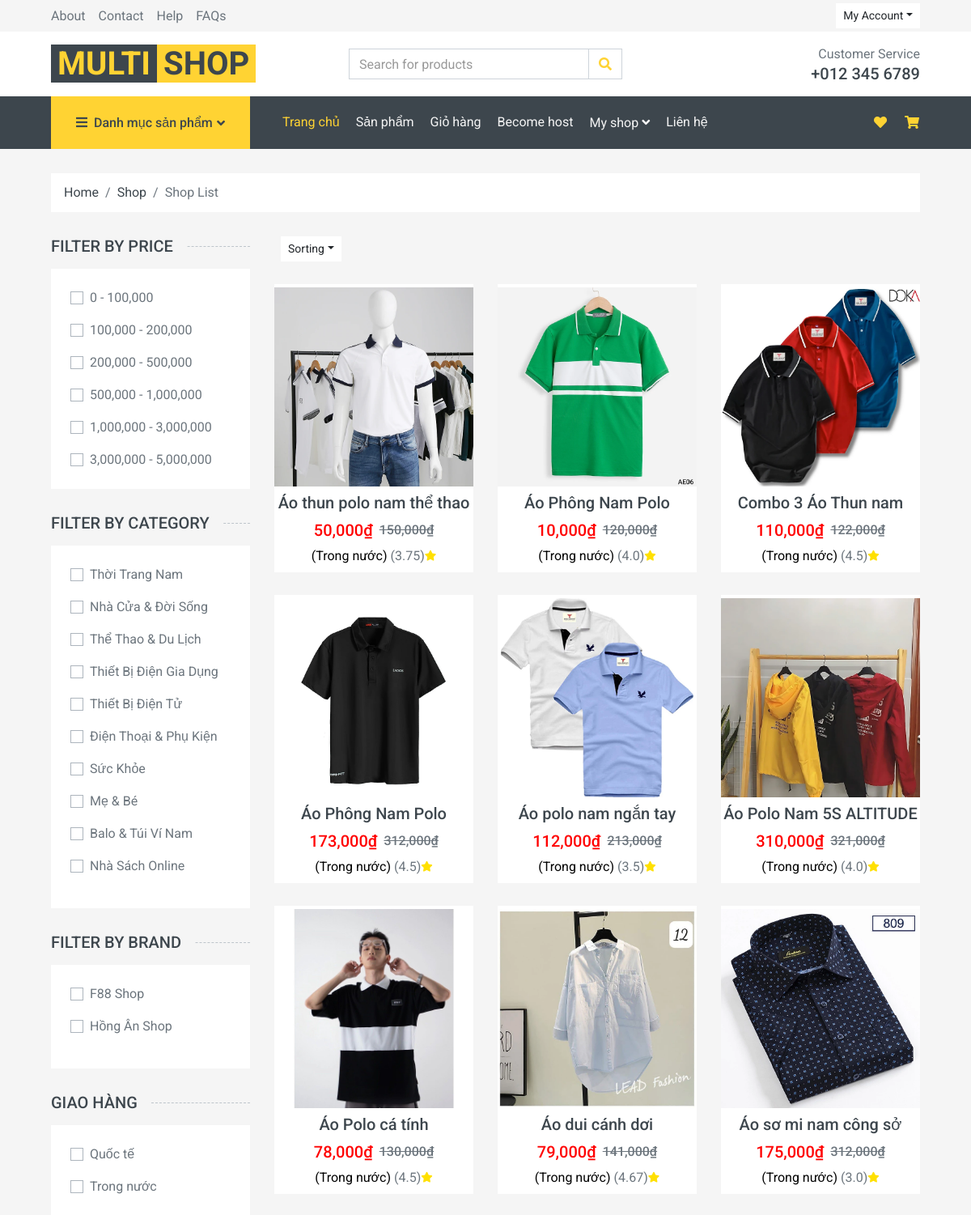
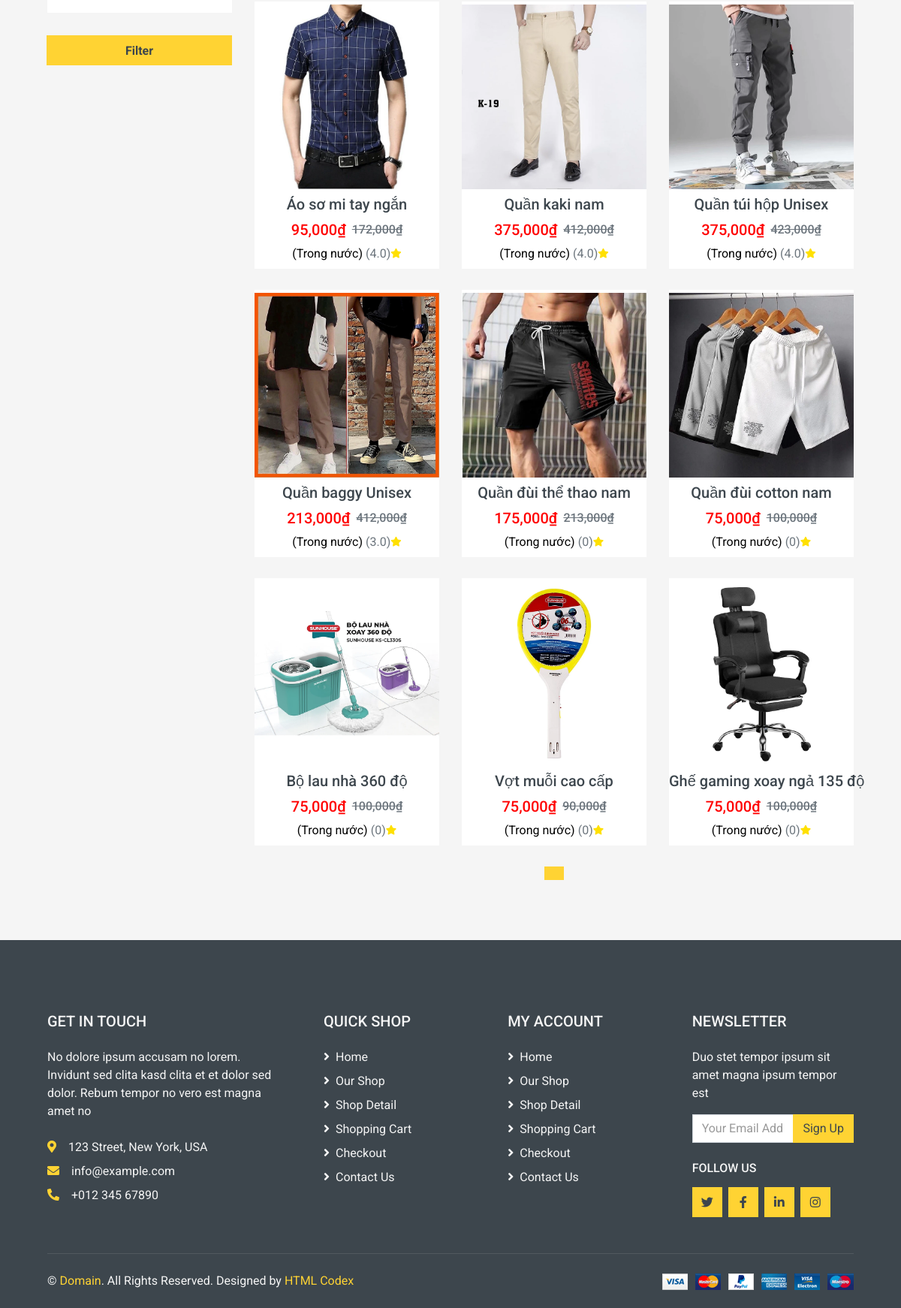
The app's page /filter with its own data (2 pictures, top to bottom).
### ecommerce/models.py (models this page shows)
class Category(models.Model):
    cate_id = models.AutoField(primary_key=True)
    cate_parent_id = models.IntegerField(blank=True, null=True)
    cate_name = models.TextField(blank=True, null=True)
    cate_description = models.TextField(blank=True, null=True)
    cate_status = models.BooleanField(blank=True, null=True)
    image_path = models.TextField(blank=True, null=True)
    class Meta:
        managed = True
        db_table = 'category'

class Shop(models.Model):
    user = models.ForeignKey(User, models.DO_NOTHING)
    shop_name = models.TextField(blank=True, null=True)
    shop_phone = models.TextField(blank=True, null=True)
    shop_address = models.TextField(blank=True, null=True)
    shop_email = models.TextField(blank=True, null=True)
    shop_type = models.TextField(blank=True, null=True)
    shop_description = models.TextField(blank=True, null=True)
    shop_image_path = models.TextField(blank=True, null=True)
    paypal= models.TextField(blank=True, null=True)
    class Meta:
        managed = True
        db_table = 'shop'

class Product(models.Model):
    product_id = models.AutoField(primary_key=True)
    cate_id = models.ForeignKey(Category, models.DO_NOTHING)
    product_name = models.TextField(blank=True, null=True)
    product_price = models.IntegerField(blank=True, null=True)
    product_price_new = models.IntegerField(blank=True, null=True)
    product_quantity = models.IntegerField(blank=True, null=True)
    product_detail = models.TextField(blank=True, null=True)
    product_status = models.BooleanField(blank=True, null=True)
    rate = models.TextField(blank=True, null=True)
    description = models.TextField(blank=True, null=True)
    information = models.TextField(blank=True, null=True)
    review = models.TextField(blank=True, null=True)
    image_path = models.TextField(blank=True, null=True)
    type = models.TextField(blank=True, null=True)
    class Meta:
        managed = True
        db_table = 'product'
    def calculate_average_rating(self):
        average_rating = Rating.objects.filter(product_id=self.product_id).aggregate(avg_rating=Avg('rating'))['avg_rating']
        if(average_rating == None):
            average_rating = 0
        self.rate = average_rating
        return average_rating

### ecommerce/views.py (the view)
# urls.py: path('filter', filter, name='filter'),
def filter(request):
    form = MyForm(request.POST)
    price_range = request.POST.getlist('price')
    ship = form.data.getlist('ship')
    shop = form.data.getlist('shop')
    category = form.data.getlist('category')
    prices = {
        'price0': (0, 100000),
        'price1': (100000, 200000),
        'price2': (200000, 500000),
        'price3': (500000, 1000000),
        'price4': (1000000, 3000000),
        'price5': (3000000, 5000000),
    }
    ships = {
        'trongnuoc': 'Trong nước',
        'quocte': 'Quốc tế'
    }
    categories = Category.objects.all()
    shops = Shop.objects.all()
    products = Product.objects.all()
    if(len(price_range) != 0):
        selected_values = price_range
        selected_prices = [prices[value] for value in selected_values]
        min_price = min([price[0] for price in selected_prices])
        max_price = max([price[1] for price in selected_prices])
        products = products.filter(product_price_new__gte=min_price, product_price_new__lte=max_price)
    if(len(category) != 0):
        products = products.filter(cate_id_id__in=category)
    if(len(shop) != 0):
        shopfilter = shops.filter(id__in = shop)
        product_ids = ShopDetail.objects.filter(shop_id__in=shopfilter.values_list('id', flat=True)).values_list('product_id', flat=True)
        products = products.filter(product_id__in=product_ids)
    if(len(ship) != 0):
        selected_values = ship
        selected_ship = [ships[value] for value in selected_values]
        products = products.filter(type__in=selected_ship)
    return render(request, 'home/shop.html', {'categories': categories, 'products': products, 'shops': shops})

### templates/home/shop.html (shortened to what this page needs)
{% extends "home/base.html" %}
{% load static %}
{% load custom_filter %}
{% block placeholder %}
    <div class="container-fluid">
        <div class="row px-xl-5">
            <div class="col-12">
                <nav class="breadcrumb bg-light mb-30">
                    <a class="breadcrumb-item text-dark" href="#">Home</a>
                    <a class="breadcrumb-item text-dark" href="#">Shop</a>
                    <span class="breadcrumb-item active">Shop List</span>
                </nav>
            </div>
        </div>
    </div>
    <div class="container-fluid">
        <div class="row px-xl-5">
            <div class="col-lg-3 col-md-8">
                <form method="post" action="/filter" id="filter-form">
                    <h5 class="section-title position-relative text-uppercase mb-3"><span class="bg-secondary pr-3">Filter by price</span></h5>
                    <div class="bg-light p-4 mb-30">
                        <div class="custom-control custom-checkbox d-flex align-items-center justify-content-between mb-3">
                            <label class="custom-control-label" for="price-0">0 - 100,000</label>
                        </div>
                            <div class="custom-control custom-checkbox d-flex align-items-center justify-content-between mb-3">
                                <label class="custom-control-label" for="price-1">100,000 - 200,000</label>
                            </div>
                            <div class="custom-control custom-checkbox d-flex align-items-center justify-content-between mb-3">
                                <label class="custom-control-label" for="price-2">200,000 - 500,000</label>
                            </div>
                            <div class="custom-control custom-checkbox d-flex align-items-center justify-content-between mb-3">
                                <label class="custom-control-label" for="price-3">500,000 - 1,000,000</label>
                            </div>
                            <div class="custom-control custom-checkbox d-flex align-items-center justify-content-between mb-3">
                                <label class="custom-control-label" for="price-4">1,000,000 - 3,000,000</label>
                            </div>
                            <div class="custom-control custom-checkbox d-flex align-items-center justify-content-between">
                                <label class="custom-control-label" for="price-5">3,000,000 - 5,000,000</label>
                            </div>
                    </div>
                    <h5 class="section-title position-relative text-uppercase mb-3"><span class="bg-secondary pr-3">Filter by category</span></h5>
                    <div class="bg-light p-4 mb-30">
                            {% for category in categories %}
                                <div class="custom-control custom-checkbox d-flex align-items-center justify-content-between mb-3">
                                    <label class="custom-control-label" for="category-{{ category.cate_id }}">{{ category.cate_name }}</label>
                                </div>
                            {% endfor %}
                    </div>
                    <h5 class="section-title position-relative text-uppercase mb-3"><span class="bg-secondary pr-3">Filter by brand</span></h5>
                    <div class="bg-light p-4 mb-30">
                            {% for shop in shops %}
                                <div class="custom-control custom-checkbox d-flex align-items-center justify-content-between mb-3">
                                    <label class="custom-control-label" for="shop-{{ shop.id }}">{{ shop.shop_name }}</label>
                                </div>
                            {% endfor %}
                    </div>
                    <h5 class="section-title position-relative text-uppercase mb-3"><span class="bg-secondary pr-3">Giao hàng</span></h5>
                    <div class="bg-light p-4 mb-30">
                            <div class="custom-control custom-checkbox d-flex align-items-center justify-content-between mb-3">
                                <label class="custom-control-label" for="quocte">Quốc tế</label>
                            </div>
                            <div class="custom-control custom-checkbox d-flex align-items-center justify-content-between mb-3">
                                <label class="custom-control-label" for="trongnuoc">Trong nước</label>
                            </div>
                    </div>
                    <div class="input-group-append">
                        <div class="btn btn-block btn-primary font-weight-bold pt-2" type="submit" id="filter_button">Filter</div>
                    </div>
                </form>
            </div>
            <div class="col-lg-9 col-md-8">
                <div class="row pb-3">
                    <div class="col-12 pb-1">
                        <div class="d-flex align-items-center justify-content-between mb-4">
                            <div class="ml-2">
                                <div class="btn-group">
                                    <button type="button" class="btn btn-sm btn-light dropdown-toggle" data-toggle="dropdown">Sorting</button>
                                </div>
                            </div>
                        </div>
                    </div>
                    {% for product in products|slice:":18" %}
                        <div class="col-lg-4 col-md-6 col-sm-6 pb-1">
                            <div class="product-item bg-light mb-4">
                                <div class="product-img position-relative overflow-hidden py-1">
                                    <img class="img-fluid w-100" src="{% static 'img/product/' %}{{ product.image_path }}" alt="">
                                    <div class="product-action">
                                    </div>
                                </div>
                                <div class="text-center py-1">
                                    <a class="h5 text-decoration-none text-truncate" href="/product/{{ product.product_id }}">{{product.product_name}}</a>
                                    <div class="d-flex align-items-center justify-content-center mt-2">
                                        <h5 style="color: red;">{{product.product_price_new|format_price}}₫</h5><h6 class="text-muted ml-2"><del>{{product.product_price|format_price}}₫</del></h6>
                                    </div>
                                    <div class="d-flex align-items-center justify-content-center mb-1">
                                        <a style="display: inline; color: black;" class="mr-1">({{product.type}})</a>
                                        <a style="display: inline;">({{ product.calculate_average_rating|round_rating }}) </a><small style="color: #ffe000;" class="fas fa-star"></small>
                                    </div>
                                </div>
                            </div>
                        </div>
                    {% endfor %}
                    <div class="col-12">
                        <nav>
                          <ul class="pagination justify-content-center">
                            <li class="page-item active"><a class="page-link" href="/{{type}}/{{ products.number }}">{{ products.number }}</a></li>
                          </ul>
                        </nav>
                    </div>
                </div>
            </div>
        </div>
    </div>
{% endblock %}

### records on screen
Category: cate_name "Thời Trang Nam"
Category: cate_name "Nhà Cửa & Đời Sống"
Category: cate_name "Thể Thao & Du Lịch"
Category: cate_name "Thiết Bị Điện Gia Dụng"
Category: cate_name "Thiết Bị Điện Tử"
Category: cate_name "Điện Thoại & Phụ Kiện"
Category: cate_name "Sức Khỏe"
Category: cate_name "Mẹ & Bé"
Category: cate_name "Balo & Túi Ví Nam"
Category: cate_name "Nhà Sách Online"
Shop: shop_name "F88 Shop"
Shop: shop_name "Hồng Ân Shop"
Product: image_path (picture), product_name "Áo thun polo nam thể thao", product_price_new "50,000", product_price "150,000", type "Trong nước", calculate_average_rating "3.75"
Product: image_path (picture), product_name "Áo Phông Nam Polo", product_price_new "10,000", product_price "120,000", type "Trong nước", calculate_average_rating "4.0"
Product: image_path (picture), product_name "Combo 3 Áo Thun nam", product_price_new "110,000", product_price "122,000", type "Trong nước", calculate_average_rating "4.5"
Product: image_path (picture), product_name "Áo Phông Nam Polo", product_price_new "173,000", product_price "312,000", type "Trong nước", calculate_average_rating "4.5"
Product: image_path (picture), product_name "Áo polo nam ngắn tay", product_price_new "112,000", product_price "213,000", type "Trong nước", calculate_average_rating "3.5"
Product: image_path (picture), product_name "Áo Polo Nam 5S ALTITUDE", product_price_new "310,000", product_price "321,000", type "Trong nước", calculate_average_rating "4.0"
Product: image_path (picture), product_name "Áo Polo cá tính", product_price_new "78,000", product_price "130,000", type "Trong nước", calculate_average_rating "4.5"
Product: image_path (picture), product_name "Áo dui cánh dơi", product_price_new "79,000", product_price "141,000", type "Trong nước", calculate_average_rating "4.67"
Product: image_path (picture), product_name "Áo sơ mi nam công sở", product_price_new "175,000", product_price "312,000", type "Trong nước", calculate_average_rating "3.0"
Product: image_path (picture), product_name "Áo sơ mi tay ngắn", product_price_new "95,000", product_price "172,000", type "Trong nước", calculate_average_rating "4.0"
Product: image_path (picture), product_name "Quần kaki nam", product_price_new "375,000", product_price "412,000", type "Trong nước", calculate_average_rating "4.0"
Product: image_path (picture), product_name "Quần túi hộp Unisex", product_price_new "375,000", product_price "423,000", type "Trong nước", calculate_average_rating "4.0"
Product: image_path (picture), product_name "Quần baggy Unisex", product_price_new "213,000", product_price "412,000", type "Trong nước", calculate_average_rating "3.0"
Product: image_path (picture), product_name "Quần đùi thể thao nam", product_price_new "175,000", product_price "213,000", type "Trong nước", calculate_average_rating "0"
Product: image_path (picture), product_name "Quần đùi cotton nam", product_price_new "75,000", product_price "100,000", type "Trong nước", calculate_average_rating "0"
Product: image_path (picture), product_name "Bộ lau nhà 360 độ", product_price_new "75,000", product_price "100,000", type "Trong nước", calculate_average_rating "0"
Product: image_path (picture), product_name "Vợt muỗi cao cấp", product_price_new "75,000", product_price "90,000", type "Trong nước", calculate_average_rating "0"
Product: image_path (picture), product_name "Ghế gaming xoay ngả 135 độ", product_price_new "75,000", product_price "100,000", type "Trong nước", calculate_average_rating "0"
